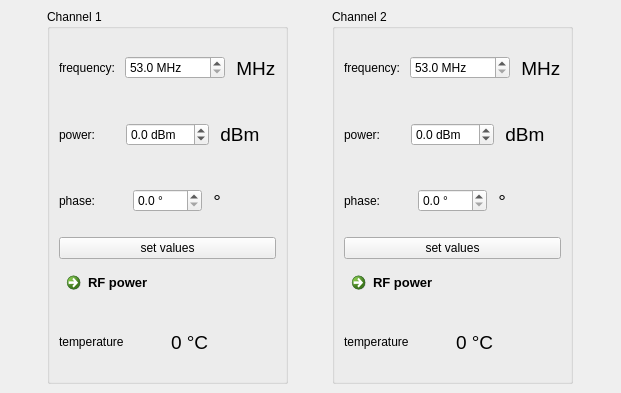
<?xml version="1.0" encoding="UTF-8"?>
<ui version="4.0">
 <class>MainWindow</class>
 <widget class="QMainWindow" name="MainWindow">
  <property name="geometry">
   <rect>
    <x>0</x>
    <y>0</y>
    <width>621</width>
    <height>393</height>
   </rect>
  </property>
  <property name="windowTitle">
   <string>Qudi: Laser</string>
  </property>
  <widget class="QWidget" name="centralwidget">
   <layout class="QGridLayout" name="gridLayout">
    <item row="1" column="0">
     <widget class="QGroupBox" name="groupBox">
      <property name="sizePolicy">
       <sizepolicy hsizetype="Fixed" vsizetype="Preferred">
        <horstretch>0</horstretch>
        <verstretch>0</verstretch>
       </sizepolicy>
      </property>
      <property name="minimumSize">
       <size>
        <width>200</width>
        <height>0</height>
       </size>
      </property>
      <property name="baseSize">
       <size>
        <width>200</width>
        <height>0</height>
       </size>
      </property>
      <property name="title">
       <string>Channel 1</string>
      </property>
      <layout class="QVBoxLayout" name="verticalLayout">
       <item>
        <layout class="QHBoxLayout" name="horizontalLayout_2">
         <item>
          <widget class="QLabel" name="label">
           <property name="text">
            <string>frequency: </string>
           </property>
          </widget>
         </item>
         <item>
          <widget class="QDoubleSpinBox" name="freqSpinBox">
           <property name="minimumSize">
            <size>
             <width>100</width>
             <height>0</height>
            </size>
           </property>
           <property name="suffix">
            <string> MHz</string>
           </property>
           <property name="decimals">
            <number>1</number>
           </property>
           <property name="minimum">
            <double>53.000000000000000</double>
           </property>
           <property name="maximum">
            <double>13999.899999999999636</double>
           </property>
          </widget>
         </item>
         <item>
          <widget class="QLabel" name="freqLabel">
           <property name="font">
            <font>
             <pointsize>14</pointsize>
            </font>
           </property>
           <property name="text">
            <string> MHz</string>
           </property>
          </widget>
         </item>
        </layout>
       </item>
       <item>
        <layout class="QHBoxLayout" name="horizontalLayout_3">
         <item>
          <widget class="QLabel" name="label_2">
           <property name="text">
            <string>power: </string>
           </property>
          </widget>
         </item>
         <item>
          <widget class="QDoubleSpinBox" name="powerSpinBox">
           <property name="suffix">
            <string> dBm</string>
           </property>
           <property name="decimals">
            <number>1</number>
           </property>
           <property name="minimum">
            <double>-60.000000000000000</double>
           </property>
           <property name="maximum">
            <double>20.000000000000000</double>
           </property>
          </widget>
         </item>
         <item>
          <widget class="QLabel" name="powerLabel">
           <property name="font">
            <font>
             <pointsize>14</pointsize>
            </font>
           </property>
           <property name="text">
            <string> dBm</string>
           </property>
          </widget>
         </item>
        </layout>
       </item>
       <item>
        <layout class="QHBoxLayout" name="horizontalLayout_4">
         <item>
          <widget class="QLabel" name="label_3">
           <property name="text">
            <string>phase: </string>
           </property>
          </widget>
         </item>
         <item>
          <widget class="QDoubleSpinBox" name="phaseSpinBox">
           <property name="suffix">
            <string> °</string>
           </property>
           <property name="decimals">
            <number>1</number>
           </property>
           <property name="maximum">
            <double>360.000000000000000</double>
           </property>
          </widget>
         </item>
         <item>
          <widget class="QLabel" name="phaseLabel">
           <property name="font">
            <font>
             <pointsize>14</pointsize>
            </font>
           </property>
           <property name="text">
            <string> °</string>
           </property>
          </widget>
         </item>
        </layout>
       </item>
       <item>
        <widget class="QPushButton" name="setvaluesButton">
         <property name="enabled">
          <bool>true</bool>
         </property>
         <property name="sizePolicy">
          <sizepolicy hsizetype="Preferred" vsizetype="Fixed">
           <horstretch>0</horstretch>
           <verstretch>0</verstretch>
          </sizepolicy>
         </property>
         <property name="text">
          <string>set values</string>
         </property>
         <property name="checkable">
          <bool>false</bool>
         </property>
        </widget>
       </item>
       <item>
        <widget class="QCommandLinkButton" name="rfButton">
         <property name="enabled">
          <bool>true</bool>
         </property>
         <property name="sizePolicy">
          <sizepolicy hsizetype="Preferred" vsizetype="Fixed">
           <horstretch>0</horstretch>
           <verstretch>0</verstretch>
          </sizepolicy>
         </property>
         <property name="font">
          <font>
           <family>Segoe UI</family>
           <pointsize>10</pointsize>
           <underline>false</underline>
           <kerning>true</kerning>
          </font>
         </property>
         <property name="layoutDirection">
          <enum>Qt::LeftToRight</enum>
         </property>
         <property name="autoFillBackground">
          <bool>false</bool>
         </property>
         <property name="text">
          <string>RF power</string>
         </property>
         <property name="icon">
          <iconset>
           <normaloff>icons:ToggleSwitch_OFF.png</normaloff>
           <normalon>icons:ToggleSwitch_ON.png</normalon>icons:ToggleSwitch_OFF.png</iconset>
         </property>
         <property name="iconSize">
          <size>
           <width>70</width>
           <height>35</height>
          </size>
         </property>
         <property name="checkable">
          <bool>true</bool>
         </property>
         <property name="checked">
          <bool>false</bool>
         </property>
        </widget>
       </item>
       <item>
        <layout class="QHBoxLayout" name="horizontalLayout">
         <item>
          <widget class="QLabel" name="extraLabel">
           <property name="baseSize">
            <size>
             <width>0</width>
             <height>0</height>
            </size>
           </property>
           <property name="text">
            <string>temperature</string>
           </property>
           <property name="wordWrap">
            <bool>true</bool>
           </property>
           <property name="textInteractionFlags">
            <set>Qt::LinksAccessibleByMouse|Qt::TextSelectableByMouse</set>
           </property>
          </widget>
         </item>
         <item>
          <widget class="QLabel" name="tempLabel">
           <property name="font">
            <font>
             <pointsize>14</pointsize>
            </font>
           </property>
           <property name="text">
            <string>0 °C</string>
           </property>
          </widget>
         </item>
        </layout>
       </item>
      </layout>
     </widget>
    </item>
    <item row="1" column="1">
     <widget class="QGroupBox" name="groupBox_2">
      <property name="sizePolicy">
       <sizepolicy hsizetype="Fixed" vsizetype="Preferred">
        <horstretch>0</horstretch>
        <verstretch>0</verstretch>
       </sizepolicy>
      </property>
      <property name="minimumSize">
       <size>
        <width>200</width>
        <height>0</height>
       </size>
      </property>
      <property name="baseSize">
       <size>
        <width>200</width>
        <height>0</height>
       </size>
      </property>
      <property name="title">
       <string>Channel 2</string>
      </property>
      <layout class="QVBoxLayout" name="verticalLayout_2">
       <item>
        <layout class="QHBoxLayout" name="horizontalLayout_5">
         <item>
          <widget class="QLabel" name="label_4">
           <property name="text">
            <string>frequency: </string>
           </property>
          </widget>
         </item>
         <item>
          <widget class="QDoubleSpinBox" name="freqSpinBox_2">
           <property name="minimumSize">
            <size>
             <width>100</width>
             <height>0</height>
            </size>
           </property>
           <property name="suffix">
            <string> MHz</string>
           </property>
           <property name="decimals">
            <number>1</number>
           </property>
           <property name="minimum">
            <double>53.000000000000000</double>
           </property>
           <property name="maximum">
            <double>13999.899999999999636</double>
           </property>
          </widget>
         </item>
         <item>
          <widget class="QLabel" name="freqLabel_2">
           <property name="font">
            <font>
             <pointsize>14</pointsize>
            </font>
           </property>
           <property name="text">
            <string> MHz</string>
           </property>
          </widget>
         </item>
        </layout>
       </item>
       <item>
        <layout class="QHBoxLayout" name="horizontalLayout_6">
         <item>
          <widget class="QLabel" name="label_5">
           <property name="text">
            <string>power: </string>
           </property>
          </widget>
         </item>
         <item>
          <widget class="QDoubleSpinBox" name="powerSpinBox_2">
           <property name="suffix">
            <string> dBm</string>
           </property>
           <property name="decimals">
            <number>1</number>
           </property>
           <property name="minimum">
            <double>-60.000000000000000</double>
           </property>
           <property name="maximum">
            <double>20.000000000000000</double>
           </property>
          </widget>
         </item>
         <item>
          <widget class="QLabel" name="powerLabel_2">
           <property name="font">
            <font>
             <pointsize>14</pointsize>
            </font>
           </property>
           <property name="text">
            <string> dBm</string>
           </property>
          </widget>
         </item>
        </layout>
       </item>
       <item>
        <layout class="QHBoxLayout" name="horizontalLayout_7">
         <item>
          <widget class="QLabel" name="label_6">
           <property name="text">
            <string>phase: </string>
           </property>
          </widget>
         </item>
         <item>
          <widget class="QDoubleSpinBox" name="phaseSpinBox_2">
           <property name="suffix">
            <string> °</string>
           </property>
           <property name="decimals">
            <number>1</number>
           </property>
           <property name="maximum">
            <double>360.000000000000000</double>
           </property>
          </widget>
         </item>
         <item>
          <widget class="QLabel" name="phaseLabel_2">
           <property name="font">
            <font>
             <pointsize>14</pointsize>
            </font>
           </property>
           <property name="text">
            <string> °</string>
           </property>
          </widget>
         </item>
        </layout>
       </item>
       <item>
        <widget class="QPushButton" name="setvaluesButton_2">
         <property name="enabled">
          <bool>true</bool>
         </property>
         <property name="sizePolicy">
          <sizepolicy hsizetype="Preferred" vsizetype="Fixed">
           <horstretch>0</horstretch>
           <verstretch>0</verstretch>
          </sizepolicy>
         </property>
         <property name="text">
          <string>set values</string>
         </property>
         <property name="checkable">
          <bool>false</bool>
         </property>
        </widget>
       </item>
       <item>
        <widget class="QCommandLinkButton" name="rfButton_2">
         <property name="enabled">
          <bool>true</bool>
         </property>
         <property name="sizePolicy">
          <sizepolicy hsizetype="Preferred" vsizetype="Fixed">
           <horstretch>0</horstretch>
           <verstretch>0</verstretch>
          </sizepolicy>
         </property>
         <property name="font">
          <font>
           <family>Segoe UI</family>
           <pointsize>10</pointsize>
          </font>
         </property>
         <property name="layoutDirection">
          <enum>Qt::LeftToRight</enum>
         </property>
         <property name="text">
          <string>RF power</string>
         </property>
         <property name="icon">
          <iconset>
           <normaloff>icons:ToggleSwitch_OFF.png</normaloff>
           <normalon>icons:ToggleSwitch_ON.png</normalon>icons:ToggleSwitch_OFF.png</iconset>
         </property>
         <property name="iconSize">
          <size>
           <width>70</width>
           <height>35</height>
          </size>
         </property>
         <property name="checkable">
          <bool>true</bool>
         </property>
        </widget>
       </item>
       <item>
        <layout class="QHBoxLayout" name="horizontalLayout_8">
         <item>
          <widget class="QLabel" name="extraLabel_2">
           <property name="baseSize">
            <size>
             <width>0</width>
             <height>0</height>
            </size>
           </property>
           <property name="text">
            <string>temperature</string>
           </property>
           <property name="wordWrap">
            <bool>true</bool>
           </property>
           <property name="textInteractionFlags">
            <set>Qt::LinksAccessibleByMouse|Qt::TextSelectableByMouse</set>
           </property>
          </widget>
         </item>
         <item>
          <widget class="QLabel" name="tempLabel_2">
           <property name="font">
            <font>
             <pointsize>14</pointsize>
            </font>
           </property>
           <property name="text">
            <string>0 °C</string>
           </property>
          </widget>
         </item>
        </layout>
       </item>
      </layout>
     </widget>
    </item>
   </layout>
  </widget>
 </widget>
 <resources/>
 <connections/>
</ui>
